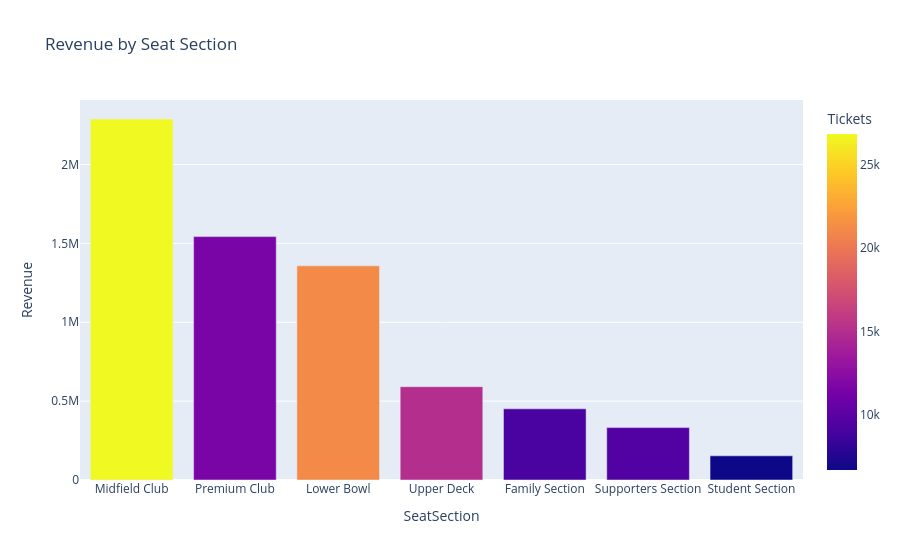

The cell this chart's notebook holds for it:
### Markdown cell above
## 5. Seat Section Popularity & Ticket Type Mix

### Code cell
section_summary = ticket_sales.groupby('SeatSection').agg(
    Tickets=('TicketID', 'count'), Revenue=('Revenue', 'sum')
).reset_index().sort_values('Revenue', ascending=False)

fig = px.bar(section_summary, x='SeatSection', y='Revenue', color='Tickets',
             title='Revenue by Seat Section')
fig.show()

### Figure 1 — Plotly figure (JSON) as saved in the notebook; plotly's stock layout.template omitted (floating-point values rounded to 4 significant figures)
{"data": [{"hovertemplate": "SeatSection=%{x}<br>Revenue=%{y}<br>Tickets=%{marker.color}<extra></extra>", "legendgroup": "", "marker": {"color": [26842, 11592, 21144, 15011, 9152, 9564, 6694], "coloraxis": "coloraxis", "pattern": {"shape": ""}}, "name": "", "orientation": "v", "showlegend": false, "textposition": "auto", "type": "bar", "x": ["Midfield Club", "Premium Club", "Lower Bowl", "Upper Deck", "Family Section", "Supporters Section", "Student Section"], "xaxis": "x", "y": [2288000.0, 1543000.0, 1357000.0, 591700.0, 451200.0, 332300.0, 153200.0], "yaxis": "y"}], "layout": {"barmode": "relative", "coloraxis": {"colorbar": {"title": {"text": "Tickets"}}, "colorscale": [[0.0, "#0d0887"], [0.1111, "#46039f"], [0.2222, "#7201a8"], [0.3333, "#9c179e"], [0.4444, "#bd3786"], [0.5556, "#d8576b"], [0.6667, "#ed7953"], [0.7778, "#fb9f3a"], [0.8889, "#fdca26"], [1.0, "#f0f921"]]}, "legend": {"tracegroupgap": 0}, "title": {"text": "Revenue by Seat Section"}, "xaxis": {"anchor": "y", "domain": [0.0, 1.0], "title": {"text": "SeatSection"}}, "yaxis": {"anchor": "x", "domain": [0.0, 1.0], "title": {"text": "Revenue"}}}}
